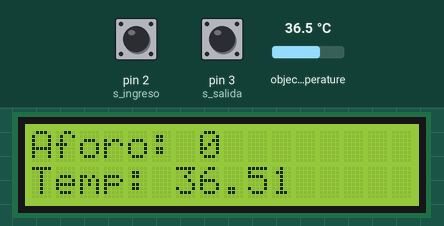
This sketch was run on a simulated Arduino Uno, built with avr-gcc and run on an emulated ATmega328P. On the bench: 16×2 character LCD. The test bench sets the inputs (shaded band); at power-on: object temperature 36.5 °C, pin 2 (s_ingreso) HIGH, pin 3 (s_salida) HIGH. What the sketch prints to the serial monitor is not drawn.

Above: at 2.2 s.
2.3 s: object temperature set to 20 °C
At 3.4 s:
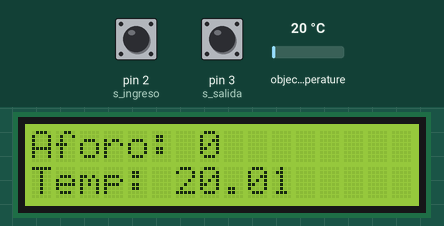
4.1 s: pin 2 (s_ingreso) pulled LOW for 0.6 s
At 6.9 s:
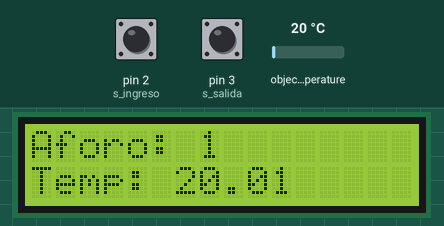
7.2 s: pin 2 (s_ingreso) pulled LOW for 1 s
At 9.2 s:
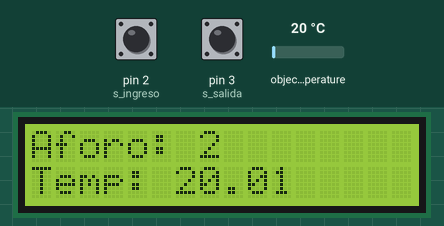
10.3 s: object temperature set to 26 °C
At 11.6 s:
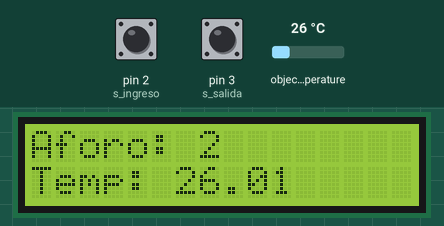
11.9 s: pin 3 (s_salida) pulled LOW for 0.6 s
At 14.1 s:
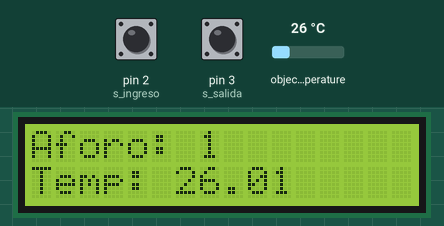
15.0 s: pin 3 (s_salida) pulled LOW for 1 s
At 17.7 s:
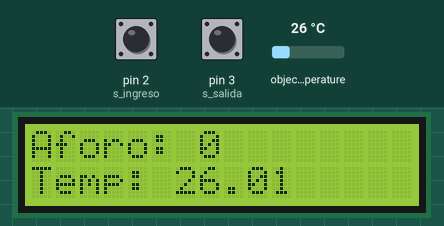
Timing chart, 0 to 19.1 s (numbered marks = the images above; inputs shaded):
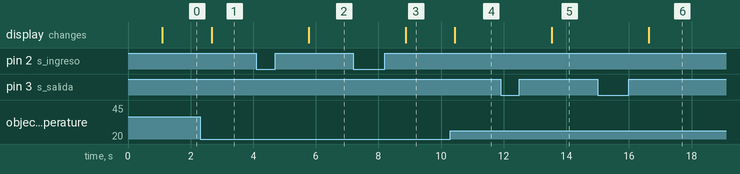

Measured:
- after the input at 2.3 s, the display: changes after 0.37 s (image 1)
- after the input at 4.1 s, the display: changes after 1.7 s (image 2)
- after the input at 7.2 s, the display: changes after 1.7 s (image 3)
- after the input at 10.3 s, the display: changes after 0.14 s (image 4)
- after the input at 11.9 s, the display: changes after 1.6 s (image 5)
- after the input at 15.0 s, the display: changes after 1.6 s (image 6)

The sketch:

aforo_temperatura_interrupts.ino
```cpp
/*
   Este código permite imprime un mensaje en el Puerto Serie a intérvalos de
   1 segundo que contiene un contador de personas
   Adicionalmente se incorpora una funcionalidad de medición de temperatura

   @author Christopher Alexis Castro Garcés, XtremeGym
*/
#include <Wire.h>
#include <Adafruit_MLX90614.h>
#include <LiquidCrystal_I2C.h>

int aforo = 0; //contador
int s_ingreso = 2; //sensor de entrada
int s_salida = 3; //sensor de salida
int tiempo = 1000; //tiempo de retardo para la variación de aforo
bool aux_ingreso = false;
bool aux_salida = false;

Adafruit_MLX90614 mlx = Adafruit_MLX90614();
LiquidCrystal_I2C lcd(0x27, 16, 2);

void setup() {
  pinMode(s_ingreso, INPUT_PULLUP);
  pinMode(s_salida, INPUT_PULLUP);
  attachInterrupt(digitalPinToInterrupt(s_ingreso),ingreso,FALLING);
  attachInterrupt(digitalPinToInterrupt(s_salida),salida,FALLING);

  Serial.begin(9600);
  mlx.begin();
  lcd.begin();
  lcd.backlight();
  lcd.print("XtremeGym");
  delay(1000);
  lcd.clear();
}

void loop() {
  imprimir();

  if (aux_ingreso==true){
    delay(tiempo);
    aforo++;
    aux_ingreso=false;
  }
  if (aux_salida==true){
    delay(tiempo);
    aforo--;
    aux_salida=false;
  }

  delay(500);
}

void ingreso () {
  aux_ingreso = true;
}

void salida () {
  aux_salida = true;

}

void imprimir (){
  lcd.clear();
  lcd.setCursor(0,0);
  lcd.print("Aforo: ");
  lcd.print(aforo);
  Serial.println(aforo);
  lcd.setCursor(0,1);
  lcd.print("Temp: ");
  lcd.print(mlx.readObjectTempC());
  Serial.println(mlx.readObjectTempC());
}
```
